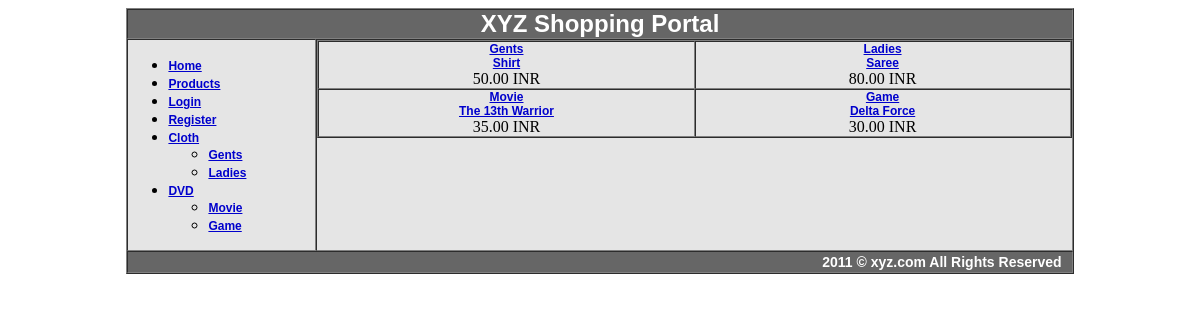
The page / on the database its author committed.
### tables this page shows
CREATE TABLE IF NOT EXISTS `category` (
  `id` int(11) NOT NULL AUTO_INCREMENT,
  `parent_id` int(11) NOT NULL,
  `name` varchar(50) NOT NULL,
  `description` text NOT NULL,
  PRIMARY KEY (`id`)
);

CREATE TABLE IF NOT EXISTS `product` (
  `id` int(11) NOT NULL AUTO_INCREMENT,
  `category_id` int(11) NOT NULL,
  `name` varchar(100) NOT NULL,
  `description` text NOT NULL,
  `price` decimal(7,2) NOT NULL,
  `quantity` int(11) NOT NULL,
  PRIMARY KEY (`id`)
);

### index.php (the view, shortened to what this page needs)
<?php
require("functions.php");
$cats = getCategories();
$fearured = getFeaturedProducts();
?>
<!DOCTYPE html PUBLIC "-//W3C//DTD XHTML 1.0 Transitional//EN" "http://www.w3.org/TR/xhtml1/DTD/xhtml1-transitional.dtd">
<html xmlns="http://www.w3.org/1999/xhtml">
<head>
<link rel="stylesheet" type="text/css" href="style.css" />
</head>
<body>
<table width="80%" border="1" align="center" cellpadding="0" cellspacing="0">
  <tr>
    <td colspan="2" align="left" valign="top"><?php include "header.php"; ?></td>
  </tr>
  <tr>
    <td width="20%" align="left" valign="top"><?php print buildCatNav($cats); ?></td>
    <td width="80%" align="left" valign="top">
    <table width="100%" border="1" cellspacing="0" cellpadding="0">
      <tr>
        <td align="center" valign="top" width="50%">
		<a href="categorydetails.php?cid=<?php print $fearured[0]['cid']; ?>"><?php print $fearured[0]['cname']; ?></a><br />
        <a href="productdetails.php?pid=<?php print $fearured[0]['id']; ?>"><?php print $fearured[0]['name']; ?></a><br />
        <?php print $fearured[0]['price']; ?> INR
       </td>
        <td align="center" valign="top">
        <a href="categorydetails.php?cid=<?php print $fearured[1]['cid']; ?>"><?php print $fearured[1]['cname']; ?></a><br />
        <a href="productdetails.php?pid=<?php print $fearured[1]['id']; ?>"><?php print $fearured[1]['name']; ?></a><br />
        <?php print $fearured[1]['price']; ?> INR
        </td>
      </tr>
      <tr>
        <td align="center" valign="top">
        <a href="categorydetails.php?cid=<?php print $fearured[2]['cid']; ?>"><?php print $fearured[2]['cname']; ?></a><br />
        <a href="productdetails.php?pid=<?php print $fearured[2]['id']; ?>"><?php print $fearured[2]['name']; ?></a><br />
        <?php print $fearured[2]['price']; ?> INR
        </td>
        <td align="center" valign="top">
        <a href="categorydetails.php?cid=<?php print $fearured[3]['cid']; ?>"><?php print $fearured[3]['cname']; ?></a><br />
        <a href="productdetails.php?pid=<?php print $fearured[3]['id']; ?>"><?php print $fearured[3]['name']; ?></a><br />
        <?php print $fearured[3]['price']; ?> INR
        </td>
      </tr>
    </table>
   </td>
  </tr>
  <tr>
    <td colspan="2" align="left" valign="top"><?php include "footer.php"; ?></td>
  </tr>
</table>
</body>
</html>

### header.php
<table align="center" border="0" width="100%" cellpadding="0" cellspacing="0">
	<tr>
    	<td align="center" bgcolor="#666666" style="color:#FFF;font-weight:bold; font-family:Arial, Helvetica, sans-serif; font-size:24px;">XYZ Shopping Portal</td>
  </tr>
</table>

### functions.php (shortened to what this page needs)
<?php
function getCategories()
{
	$return = array();
	$rs = mysql_query("select id,name from category where parent_id = 0");
	while ($data = mysql_fetch_object($rs))
	{
		$return[$data->id]['id'] = $data->id;
		$return[$data->id]['name'] = $data->name;
		$return[$data->id]['child'] = getChildCategory($data->id);
	}
	return $return;
}
function getChildCategory($id=0)
{
	$return = array();
	$rs = mysql_query("select id,name from category where parent_id = ".$id);
	while ($data = mysql_fetch_object($rs))
	{
		$return[$data->id]['id'] = $data->id;
		$return[$data->id]['name'] = $data->name;
		$return[$data->id]['child'] = getChildCategory($data->id);
	}
	return $return;
}
function getFeaturedProducts()
{
	$return = array();
	$rs = mysql_query("SELECT p.id, p.name, p.price,c.id as cid,c.name as cname FROM product p,category c WHERE p.category_id = c.id LIMIT 4");
	$i = 0;
	while ($data = mysql_fetch_object($rs))
	{
		$return[$i]['id'] = $data->id;
		$return[$i]['name'] = $data->name;
		$return[$i]['price'] = $data->price;
		$return[$i]['cid'] = $data->cid;
		$return[$i]['cname'] = $data->cname;
		$i++;
	}
	return $return;
}
function buildCatNav($cats = array())
{
	$catnav = '<ul>';
	$catnav .= '<li><a href="index.php">Home</a></li>';
	$catnav .= '<li><a href="productlist.php">Products</a></li>';
	if (isset($_SESSION['user_id']) && $_SESSION['user_id'] != 2)
	{
		$catnav .= '<li><a href="account.php">Account</a></li>';
		$catnav .= '<li><a href="logout.php">Logout</a></li>';
	}
	elseif(isset($_SESSION['user_id']) && $_SESSION['user_id'] == 2)
	{
		$catnav .= '<li><a href="adminaccount.php">Account</a></li>';
		$catnav .= '<li><a href="logout.php">Logout</a></li>';
	}
	else
	{
		$catnav .= '<li><a href="login.php">Login</a></li>';
		$catnav .= '<li><a href="register.php">Register</a></li>';
	}
	foreach ($cats as $cat)
	{
		$catnav .= '<li><a href="categorydetails.php?cid='.$cat['id'].'">'.$cat['name'].'</a>';
		if (count($cat['child']) > 0)
		{
			$catnav .= '<ul>';
			foreach ($cat['child'] as $chl1)
			{
				$catnav .= '<li><a href="categorydetails.php?cid='.$chl1['id'].'">'.$chl1['name'].'</a>';
				$catnav .= '</li>';
			}
			$catnav .= '</ul>';
		}
		$catnav .= '</li>';
	}
	$catnav .= '<ul>';
	return $catnav;
}
?>

### footer.php
<table align="center" border="0" width="100%" cellpadding="0" cellspacing="0">
    <tr>
        <td align="right" bgcolor="#666666" style="color:#FFF;font-weight:bold; font-family:Arial, Helvetica, sans-serif; font-size:14px; padding:2px 10px 2px 0;">2011 &copy; xyz.com All Rights Reserved</td>
    </tr>
</table>

### style.css (style rules this page uses)
table { background-color:#E5E5E5; }
a { font-family:Arial, Helvetica, sans-serif; color:#00C; text-decoration:underline; font-size:12px; font-weight:bold; }

### rows shown on the page
category: name "Cloth", name "Gents", name "Ladies"
category: name "DVD", name "Movie", name "Game"
category: name "Gents"
product: name "Shirt", price "50.00"
category: name "Ladies"
product: name "Saree", price "80.00"
category: name "Movie"
product: name "The 13th Warrior", price "35.00"
category: name "Game"
product: name "Delta Force", price "30.00"
